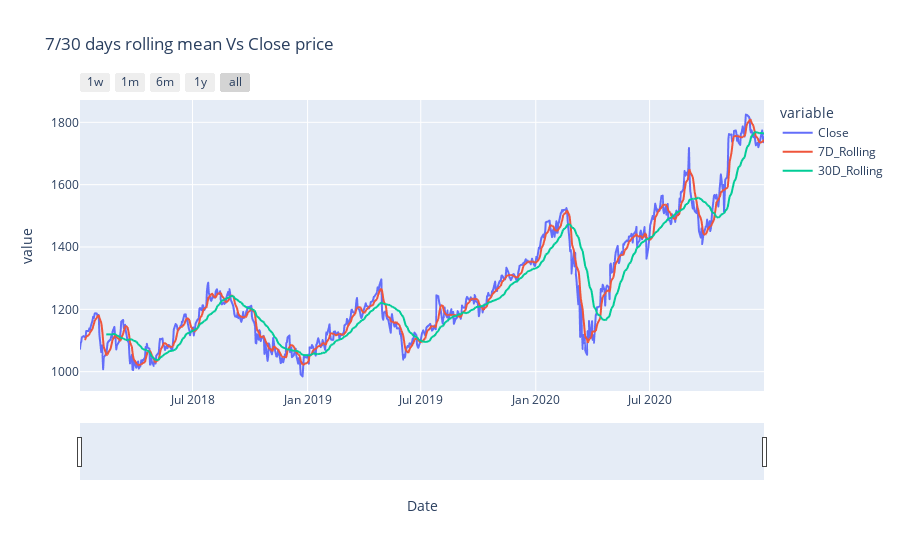

Notebook cell for this chart:
### Markdown cell above
### 1.6. Rolling Mean

### Code cell
# Rolling mean value
# It shows the smoother version of the data - ease the difference
close_rolling_mean = OHCL_df["Close"].to_frame()
close_rolling_mean['7D_Rolling'] = close_rolling_mean["Close"].rolling(7).mean()
close_rolling_mean['30D_Rolling'] = close_rolling_mean["Close"].rolling(30).mean()
line_plot(close_rolling_mean,"7/30 days rolling mean Vs Close price")

### Figure 1 — Plotly figure (JSON) as saved in the notebook; plotly's stock layout.template omitted (floating-point values rounded to 4 significant figures; data arrays with more than 128 entries replaced by an {"elided": "..."} marker saying what was removed)
{"data": [{"hovertemplate": "variable=Close<br>Date=%{x}<br>value=%{y}<extra></extra>", "legendgroup": "Close", "line": {"color": "#636efa", "dash": "solid"}, "marker": {"symbol": "circle"}, "mode": "lines", "name": "Close", "showlegend": true, "x": {"elided": "756 str values"}, "xaxis": "x", "y": {"elided": "756 float values"}, "yaxis": "y", "type": "scattergl"}, {"hovertemplate": "variable=7D_Rolling<br>Date=%{x}<br>value=%{y}<extra></extra>", "legendgroup": "7D_Rolling", "line": {"color": "#EF553B", "dash": "solid"}, "marker": {"symbol": "circle"}, "mode": "lines", "name": "7D_Rolling", "showlegend": true, "x": {"elided": "756 str values"}, "xaxis": "x", "y": {"elided": "756 float values"}, "yaxis": "y", "type": "scattergl"}, {"hovertemplate": "variable=30D_Rolling<br>Date=%{x}<br>value=%{y}<extra></extra>", "legendgroup": "30D_Rolling", "line": {"color": "#00cc96", "dash": "solid"}, "marker": {"symbol": "circle"}, "mode": "lines", "name": "30D_Rolling", "showlegend": true, "x": {"elided": "756 str values"}, "xaxis": "x", "y": {"elided": "756 float values"}, "yaxis": "y", "type": "scattergl"}], "layout": {"xaxis": {"anchor": "y", "domain": [0.0, 1.0], "title": {"text": "Date"}, "rangeslider": {"visible": true}, "rangeselector": {"buttons": [{"count": 7, "label": "1w", "step": "day", "stepmode": "backward"}, {"count": 1, "label": "1m", "step": "month", "stepmode": "backward"}, {"count": 6, "label": "6m", "step": "month", "stepmode": "backward"}, {"count": 1, "label": "1y", "step": "year", "stepmode": "backward"}, {"step": "all"}]}}, "yaxis": {"anchor": "x", "domain": [0.0, 1.0], "title": {"text": "value"}}, "legend": {"title": {"text": "variable"}, "tracegroupgap": 0}, "title": {"text": "7/30 days rolling mean Vs Close price"}}}
